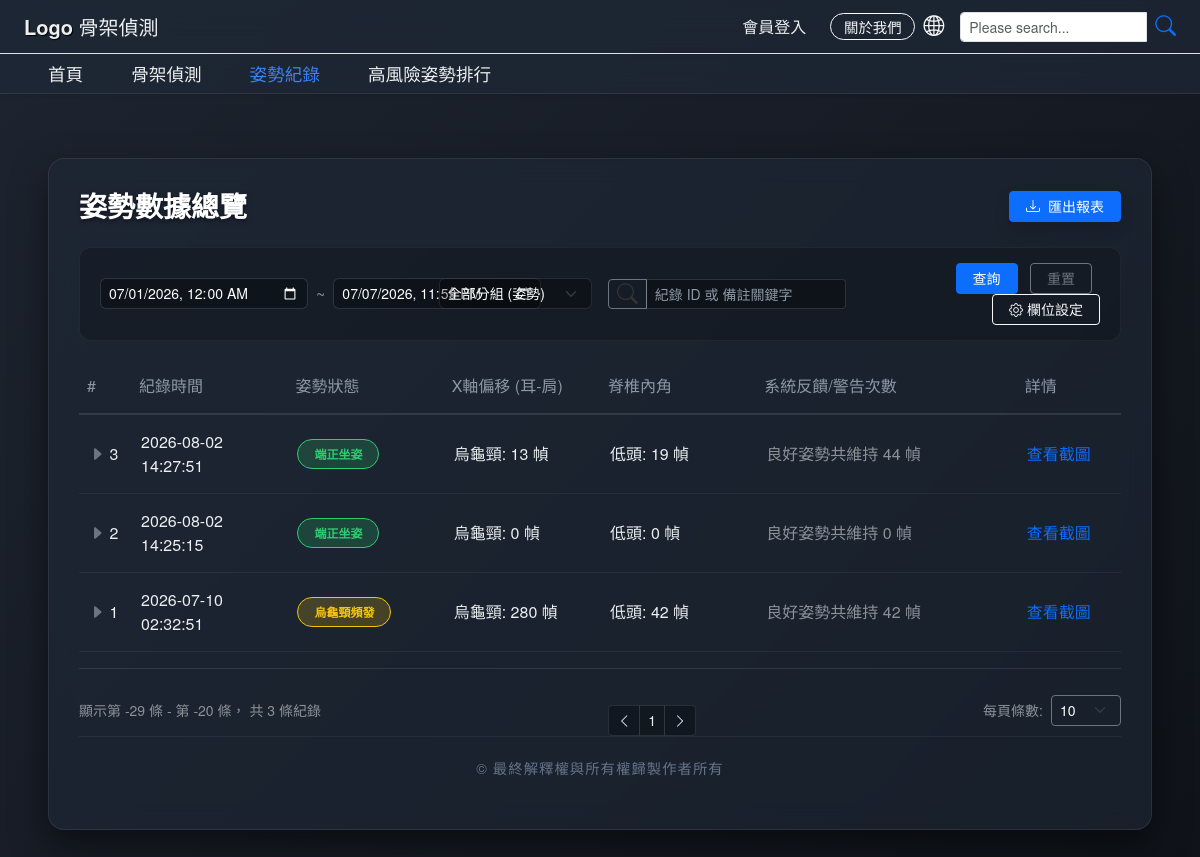
The app's page /renaissance?page=-2 with its own data.
### tables this page shows
CREATE TABLE posture_records (
        id INTEGER PRIMARY KEY AUTOINCREMENT,
        good_count INTEGER NOT NULL DEFAULT 0,
        turtle_neck_count INTEGER NOT NULL DEFAULT 0,
        looking_down_count INTEGER NOT NULL DEFAULT 0,
        slouching_count INTEGER NOT NULL DEFAULT 0,
        timestamp TEXT NOT NULL
    );

### app.py (the view)
@app.route('/renaissance')
def posture_record():
    page = request.args.get('page', 1, type=int)
    per_page = 10
    total_row = query_db("SELECT COUNT(*) FROM posture_records", one=True)
    total_records = total_row[0] if total_row else 0
    total_pages = math.ceil(total_records / per_page)
    offset = (page - 1) * per_page
    db_records = query_db(
        "SELECT * FROM posture_records ORDER BY timestamp DESC LIMIT ? OFFSET ?",
        (per_page, offset)
    )
    history_data = []
    for row in db_records:
        status = "端正坐姿"
        badge = "badge-good"
        if row['turtle_neck_count'] > 50:
            status = "烏龜頸頻發"
            badge = "badge-warning"
        elif row['looking_down_count'] > 50:
            status = "過度低頭"
            badge = "badge-danger"
        elif row['slouching_count'] > 50:
            status = "癱坐前滑"
            badge = "badge-warning"
        history_data.append({
            "id": row['id'],
            "time": row['timestamp'],
            "status": status,
            "badge_class": badge,
            "offset": f"烏龜頸: {row['turtle_neck_count']} 幀",
            "angle": f"低頭: {row['looking_down_count']} 幀",
            "note": f"良好姿勢共維持 {row['good_count']} 幀"
        })
    return render_template('record.html',
                           records=history_data,
                           page=page,
                           total_pages=total_pages,
                           total_records=total_records,
                           per_page=per_page)

### db.py (called while the page is built)
def query_db(query, args=(), one=False):
    with sqlite3.connect(DB_PATH) as conn:
        conn.row_factory = sqlite3.Row      # 支援用 key 讀取欄位
        cur = conn.cursor()
        cur.execute(query, args)
        rv = cur.fetchall()
        return (rv[0] if rv else None) if one else rv

### templates/record.html (shortened to what this page needs)
<!DOCTYPE html>
<html lang="zh-TW">
<head>
    <link rel="stylesheet" href="{{ url_for('static', filename='css/all.css') }}" />
    <link rel="stylesheet" href="{{ url_for('static', filename='css/navbar.css') }}" />
    <link href="https://cdn.jsdelivr.net/npm/bootstrap@5.3.0/dist/css/bootstrap.min.css" rel="stylesheet">
    <link href="https://cdn.jsdelivr.net/npm/bootstrap-icons@1.10.5/font/bootstrap-icons.css" rel="stylesheet">
</head>
<body>
<header class="container-fluid border-bottom">
    <div class="row align-items-center py-2">
        <div class="col-4 ps-4">
            <h4 class="mb-0"><span class="logo-text">Logo</span> 骨架偵測</h4>
        </div>
        <div class="col-8 d-flex justify-content-end align-items-center pe-4">
            <div class="login-box me-4">
            {% if not session.get('loggedIn') %}
                <a href="/loginForm" class="member-link text-decoration-none">會員登入</a>
            {% endif %}
            </div>
            <div class="d-flex align-items-center me-3">
                <a id="aboutwe" class="btn btn-outline-light btn-sm" href="#">關於我們</a>
                <i class="bi bi-globe2 ms-2 text-light"></i>
            </div>
            <form class="d-flex search-form align-items-center" action="/search" method="get">
                <div class="input-group input-group-sm">
                    <input type="search" name="searchQuery" class="form-control" placeholder="Please search...">
                    <button class="btn btn-outline-secondary p-0 ms-2 border-0" type="submit">
                        <i class="bi bi-search text-primary"></i>
                    </button>
                </div>
            </form>
        </div>
    </div>
</header>
<nav class="navbar navbar-expand-lg shadow-sm">
    <div class="container-fluid p-0">
        <div class="collapse navbar-collapse justify-content-start" id="nav-menu">
            <ul class="navbar-nav ps-4">
                <li class="nav-item"><a href="/" class="nav-link">首頁</a></li>
                <li class="nav-item"><a href="/ScanPage" class="nav-link">骨架偵測</a></li>
                <li class="nav-item"><a href="/renaissance" class="nav-link active" style="color: #3b82f6 !important;">姿勢紀錄</a></li>
                <li class="nav-item"><a href="/rank" class="nav-link">高風險姿勢排行</a></li>
            </ul>
        </div>
    </div>
</nav>
<div class="main-container container-fluid px-4 px-md-5">
    <div class="record-card">
        <div class="d-flex justify-content-between align-items-center mb-4">
            <h3 class="mb-0 fw-bold" style="text-shadow: 0 2px 4px rgba(0,0,0,0.5);">姿勢數據總覽</h3>
            <button class="btn btn-primary btn-sm px-3 shadow"><i class="bi bi-download me-1"></i> 匯出報表</button>
        </div>
        <div class="filter-section">
            <form class="row g-3 align-items-center">
                <div class="col-md-4 d-flex align-items-center">
                    <input type="datetime-local" class="form-control form-control-sm me-2" value="2026-07-01T00:00">
                    <span class="text-white-50">~</span>
                    <input type="datetime-local" class="form-control form-control-sm ms-2" value="2026-07-07T23:59">
                </div>
                <div class="col-md-2">
                    <select class="form-select form-select-sm">
                        <option value="all" selected>全部分組 (姿勢)</option>
                    </select>
                </div>
                <div class="col-md-3">
                    <div class="input-group input-group-sm">
                        <span class="input-group-text bg-transparent border-secondary text-secondary"><i class="bi bi-search"></i></span>
                        <input type="text" class="form-control" placeholder="紀錄 ID 或 備註關鍵字">
                    </div>
                </div>
                <div class="col-md-3 text-end">
                    <button type="submit" class="btn btn-primary btn-sm px-3 me-2">查詢</button>
                    <button type="reset" class="btn btn-outline-secondary btn-sm px-3 me-2">重置</button>
                    <button type="button" class="btn btn-outline-light btn-sm px-3"><i class="bi bi-gear"></i> 欄位設定</button>
                </div>
            </form>
        </div>
        <div class="table-responsive">
            <table class="table table-glass table-borderless align-middle">
                <thead>
                    <tr>
                        <th scope="col" style="width: 5%;">#</th>
                        <th scope="col" style="width: 15%;">紀錄時間</th>
                        <th scope="col" style="width: 15%;">姿勢狀態</th>
                        <th scope="col" style="width: 15%;">X軸偏移 (耳-肩)</th>
                        <th scope="col" style="width: 15%;">脊椎內角</th>
                        <th scope="col" style="width: 25%;">系統反饋/警告次數</th>
                        <th scope="col" style="width: 10%;">詳情</th>
                    </tr>
                </thead>
                <tbody>
                    {% for row in records %}
                    <tr>
                        <td><i class="bi bi-caret-right-fill text-secondary"></i> {{ row.id }}</td>
                        <td>{{ row.time }}</td>
                        <td><span class="badge {{ row.badge_class }} rounded-pill px-3 py-2">{{ row.status }}</span></td>
                        <td>{{ row.offset }}</td>
                        <td>{{ row.angle }}</td>
                        <td class="text-white-50">{{ row.note }}</td>
                        <td><a href="#" class="text-primary text-decoration-none">查看截圖</a></td>
                    </tr>
                    {% else %}
                    <tr>
                        <td colspan="7" class="text-center text-white-50 py-4">目前還沒有任何紀錄喔！</td>
                    </tr>
                    {% endfor %}
                </tbody>
            </table>
        </div>
        <div class="d-flex justify-content-between align-items-center mt-3 pt-3 border-top border-secondary border-opacity-25">
            <span class="text-white-50 small">
                顯示第 {{ (page - 1) * per_page + 1 }} 條 -
                第 {{ [page * per_page, total_records] | min }} 條，
                共 {{ total_records }} 條紀錄
            </span>
            <nav aria-label="Page navigation">
                <ul class="pagination pagination-sm mb-0">
                    <li class="page-item {% if page == 1 %}disabled{% endif %}">
                        <a class="page-link" href="?page={{ page - 1 }}"><i class="bi bi-chevron-left"></i></a>
                    </li>
                    {% for p in range(1, total_pages + 1) %}
                    <li class="page-item {% if p == page %}active{% endif %}">
                        <a class="page-link" href="?page={{ p }}">{{ p }}</a>
                    </li>
                    {% endfor %}
                    <li class="page-item {% if page == total_pages or total_pages == 0 %}disabled{% endif %}">
                        <a class="page-link" href="?page={{ page + 1 }}"><i class="bi bi-chevron-right"></i></a>
                    </li>
                </ul>
            </nav>
            <div class="d-flex align-items-center">
                <span class="text-white-50 small me-2">每頁條數:</span>
                <select class="form-select form-select-sm bg-transparent text-white border-secondary" style="width: 70px;" disabled>
                    <option value="10" selected>10</option>
                </select>
            </div>
        </div>
<footer id="footer">
    <p class="mb-0">&copy; 最終解釋權與所有權歸製作者所有</p>
</footer>
</body>
</html>

### static/css/all.css (style rules this page uses)
body { margin: 0; padding: 0; background-color: #ffffff; overflow-x: hidden; }
header { width: 100%; padding: 0.3% 0 !important; background-color: #fff; }
header .row { margin: 0 !important; width: 100%; }
.logo-text { font-weight: bold; text-shadow: 1px 1px 1px #000; }
h4.mb-0 { line-height: 1.2; font-size: 1.25rem; }
.member-link { color: #0000FF; text-decoration: none; font-size: 1rem; white-space: nowrap; }
#aboutwe { padding: 0.1rem 0.8rem; font-size: 0.9rem; border-radius: 20px; }
.bi-globe2, .bi-search { font-size: 1.3rem; display: flex; align-items: center; color: #333; }
.search-form { height: 30px; }
.input-group-sm > .form-control { height: 30px; padding: 2px 10px; }

### static/css/navbar.css (style rules this page uses)
nav.navbar { background-color: rgba(30, 40, 55, 0.7) !important; backdrop-filter: blur(12px); -webkit-backdrop-filter: blur(12px); border-bottom: 1px solid rgba(255, 255, 255, 0.08) !important; min-height: auto; padding: 0 !important; }
.navbar-nav .nav-link { color: #ecf0f1 !important; font-size: 1.1rem; padding: 0.4rem 1.5rem !important; transition: color 0.3s ease; }
.main-container { width: 85%; margin: 2% auto; }
header { position: relative; z-index: 1050 !important; }

### templates/record.html (style rules this page uses)
body { background: linear-gradient(135deg, #1e2430 0%, #0f1319 100%); min-height: 100vh; color: white; font-family: 'Helvetica Neue', 'Segoe UI', Tahoma, Geneva, Verdana, sans-serif; display: flex; flex-direction: column; }
header, .navbar { background-color: rgba(30, 40, 55, 0.7) !important; backdrop-filter: blur(12px); -webkit-backdrop-filter: blur(12px); border-bottom: 1px solid rgba(255, 255, 255, 0.08) !important; }
.nav-link, .member-link, header h4, .dropdown-toggle { color: #ecf0f1 !important; font-weight: 500; transition: color 0.3s ease; }
.main-container { flex: 1; padding: 40px 0; }
.record-card { background-color: rgba(30, 40, 55, 0.6); backdrop-filter: blur(12px); -webkit-backdrop-filter: blur(12px); border: 1px solid rgba(255, 255, 255, 0.08); border-radius: 16px; padding: 30px; box-shadow: 0 15px 35px rgba(0,0,0,0.5); }
.filter-section { background-color: rgba(0, 0, 0, 0.2); border-radius: 12px; padding: 15px 20px; margin-bottom: 25px; border: 1px solid rgba(255, 255, 255, 0.05); }
.filter-section input, .filter-section select { background-color: rgba(0, 0, 0, 0.3); border: 1px solid rgba(255, 255, 255, 0.1); color: white; border-radius: 6px; }
.filter-section input::placeholder { color: #8c98a4; }
.filter-section select option { background-color: #1e2430; color: white; }
.table-glass { color: #ecf0f1; margin-bottom: 0; }
.table-glass thead th { border-bottom: 2px solid rgba(255, 255, 255, 0.1); color: #8c98a4; font-weight: 500; padding-bottom: 15px; background: transparent; }
.table-glass tbody td { border-bottom: 1px solid rgba(255, 255, 255, 0.05); padding: 15px 10px; vertical-align: middle; background: transparent; color: #ecf0f1; }
.badge-good { background-color: rgba(46, 204, 113, 0.2); color: #2ecc71; border: 1px solid #2ecc71; }
.badge-warning { background-color: rgba(241, 196, 15, 0.2); color: #f1c40f; border: 1px solid #f1c40f; }
.pagination { margin-top: 20px; margin-bottom: 0; }
.page-link { background-color: rgba(0, 0, 0, 0.3); border-color: rgba(255, 255, 255, 0.1); color: #ecf0f1; }
#footer { text-align: center; color: #64748b; padding: 20px 0; font-size: 0.9rem; letter-spacing: 1px; border-top: 1px solid rgba(255, 255, 255, 0.05); margin-top: auto; }
input[type="date"], input[type="time"], input[type="datetime-local"] { color-scheme: dark; }

### records on screen
posture_records: id "3", time "2026-08-02 14:27:51", status "端正坐姿", offset "烏龜頸: 13 幀", angle "低頭: 19 幀", note "良好姿勢共維持 44 幀"
posture_records: id "2", time "2026-08-02 14:25:15", status "端正坐姿", offset "烏龜頸: 0 幀", angle "低頭: 0 幀", note "良好姿勢共維持 0 幀"
posture_records: id "1", time "2026-07-10 02:32:51", status "烏龜頸頻發", offset "烏龜頸: 280 幀", angle "低頭: 42 幀", note "良好姿勢共維持 42 幀"

### other values on screen
{{ (page - 1) * per_page + 1 }} "-29"
{{ [page * per_page, total_records] | min }} "-20"
{{ total_records }} "3"
{{ p }} "1"
